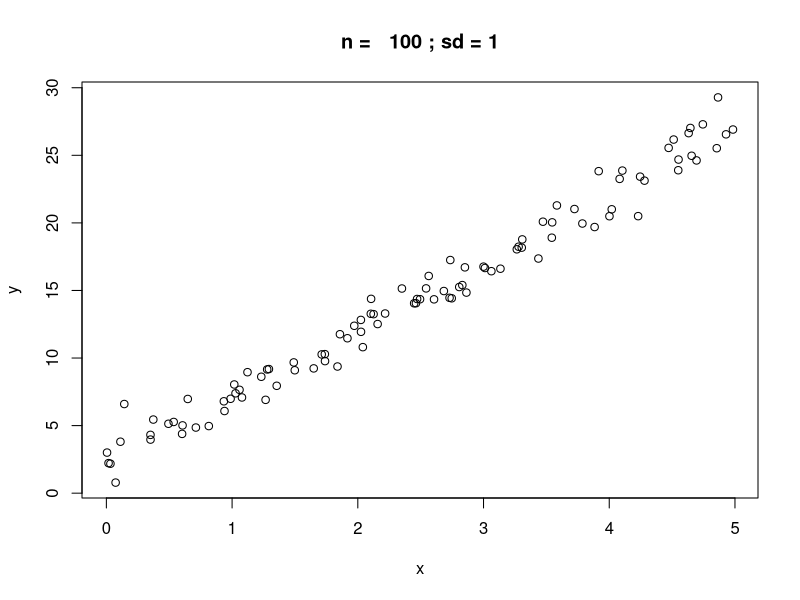
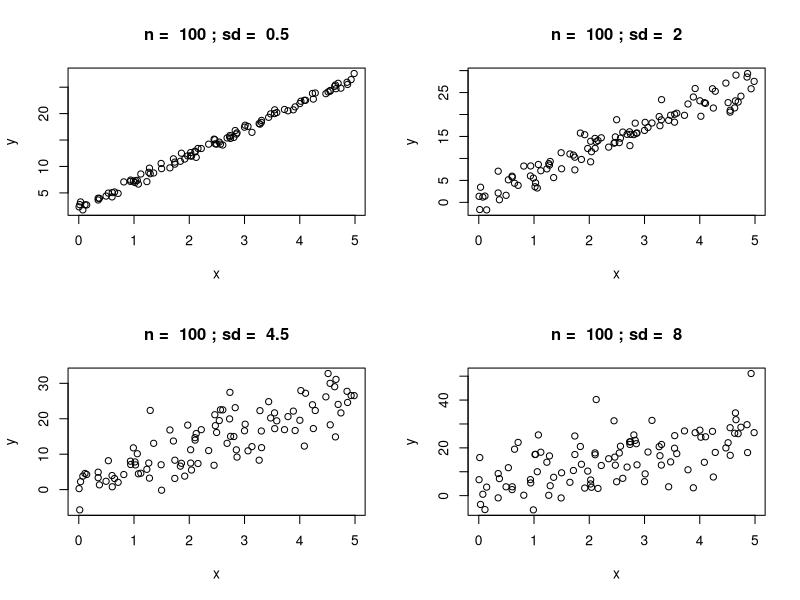
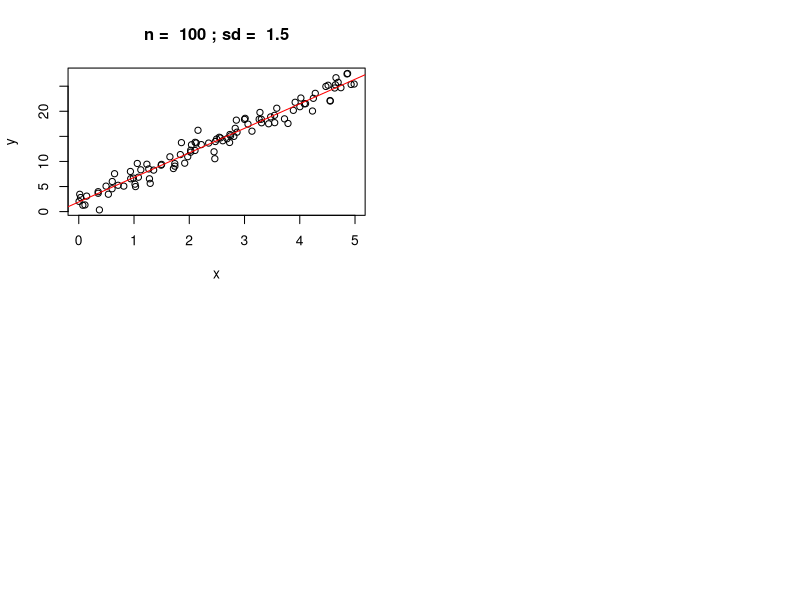
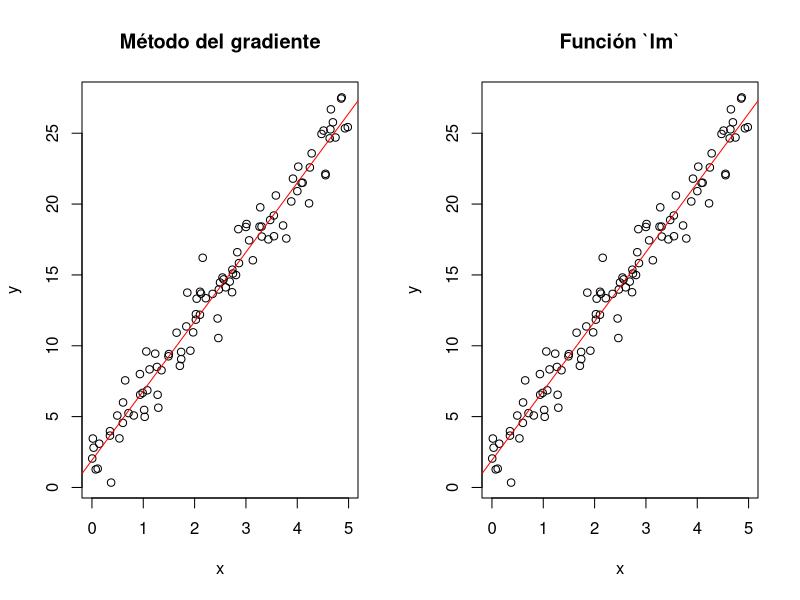

R code for these plots, in order:
## ---- chunk 1
library(tidyverse)
library(lattice)
## ---- chunk 2
n <- 100
  
# x_i: n puntos aleatorios en el itervalo [min,max]
x <- runif(n, min = 0, max = 5) 

# Parámetro beta0 del modelo
beta0 <- 2 

 # Parámetro beta1 del modelo
beta1 <- 5

# Error (con desviación típica sd=1)
epsilon <- rnorm(n, sd = 1) 

# Calculamos y
y <- beta0 + beta1 * x + epsilon

## ---- chunk 3
plot(x, y, main = paste('n =  ', n, '; sd = 1'))

## ---- chunk 4
# Para plotear en un grid las diferentes gráficas
par(mfrow=c(2,2))

for (i in 1:4) {
  # Definimos sd
  sd = 0.5 * i^2
  
  # Error (con desviación típica sd=1)
  epsilon <- rnorm(n=n, sd=sd)
  
  # Calculamos y
  y <- beta0 + beta1 * x + epsilon
  
  # Ploteamos
  plot(x, y, main = paste('n = ', n, '; sd = ', sd))
}


## ---- chunk 5
# Definimos sd
sd = 1.5

# Error (con desviación típica sd=1)
epsilon <- rnorm(n = n, sd = sd)

# Calculamos y
y <- beta0 + beta1 * x + epsilon

# Calculamos el modelo re regresión mediante `lm`
z <- lm(y ~ x)

## ---- chunk 6
plot(x, y, main = paste('n = ', n, '; sd = ', sd))

# Añadimos la recta de regresión
abline(z, col = "red")

## ---- chunk 7
summary(z)
## ---- chunk 8
coef(z)
## ---- chunk 9
# Función a modelar
f <- function(x, beta0, beta1) {
  return(beta0 + beta1 * x)
}

# RSE (Residual Standard Error)
rse <- function(reales, prediccion) {
  n <- length(reales)
  rss <- sum((prediccion - reales) ^ 2)
  rse <- sqrt((rss / (n - 2)))
  return(rse)
}

# Función de coste
coste <- function(x, y, beta0, beta1) {
  prediccion <- f(x, beta0, beta1)
  rse <- rse(y, prediccion)
  return(rse)
}

## ---- chunk 10
# Función del descenso de gradiente
desc_grad <- function(x, y, t, threshold,  max_iter) {
  # Inicializamos los coeficientes a 0
  beta0 <- 0
  beta1 <- 0
  
  converged = FALSE
  iterations = 0
  
  while (converged == FALSE) {
    # Obtenemos la prediccion
    prediccion <- f(x, beta0, beta1)
    
    # Calculamos el gradiente de f(x)
    grad_beta0 = sum(y - prediccion)
    grad_beta1 = sum(x * (y - prediccion))
    
    # Actualizamos los valores de los parámetros beta0 y beta1
    beta0 <- beta0 + t * grad_beta0
    beta1 <- beta1 + t * grad_beta1
    
    # Calculamos el rse cometido con la función de coste
    coste <- coste(x, y, beta0, beta1)
    
    # Obtenemos el criterio de parada
    stopping_criterion = grad_beta0^2 + grad_beta1^2
    
    # Comprobamos si se cumple el criterio de parada
    if (stopping_criterion <= threshold) {
      converged = T
      print(paste("Optimal beta0: ",beta0))
      print(paste("Optimal beta1: ",beta1))
      print(paste("RSE: ", coste))
      print(paste("Converged in", iterations, "iterations"))
    }
    
    # Comprobamos si se han ejecutado el número máximo de iteraciones
    iterations = iterations + 1
    if (iterations > max_iter) {
      converged = TRUE
      print(paste("Optimal beta0: ",beta0))
      print(paste("Optimal beta1: ",beta1))
      print(paste("RSE: ", coste))
      print(paste("Not Converged"))
    }
  }
  return(list(beta0, beta1, coste))
}

## ---- chunk 11
result <- desc_grad(x, y, t = 0.001, threshold = 0.0001, max_iter = 1000)

## ---- chunk 12
par(mfrow = c(1, 2))

plot(x, y, main = "Método del gradiente")
lines(c(-10:10), f(c(-10:10), result[[1]], result[[2]]), col = "red", lwd = 1)

plot(x, y, main = "Función `lm`")
abline(z, col = "red")

## ---- chunk 13
print(paste("beta0: ", result[[1]], "; beta1: ", result[[2]], "; RSE: ", result[[3]]))

## ---- chunk 14
print(paste(
  "beta0: ",
  z$coefficients[[1]],
  "; beta1: ",
  z$coefficients[[2]],
  "; RSE: ",
  sigma(z)
))

